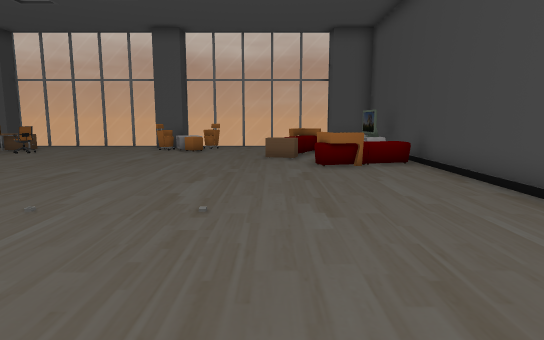
view 1 (above)

16 first-person views from a walk through a 3-D level made in the Unity game engine. The camera is 1.3 m above the floor, tilts 8° down and sees 75° across. Doors are open. The floor is counted in squares, 1 m on a side. Each view is taken from the middle of a square. On the plan, view 1 faces up. The plan holds only what a view shows up to about 15 squares ahead; the rest is blank. The player is left out. Some surface patterns are stand-ins.

view 2
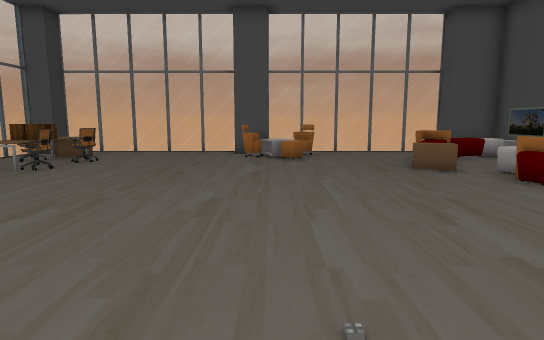

view 3
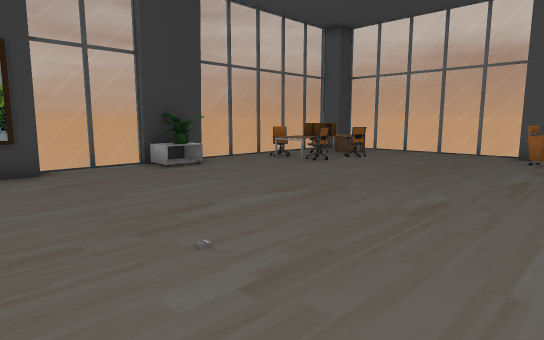

view 4
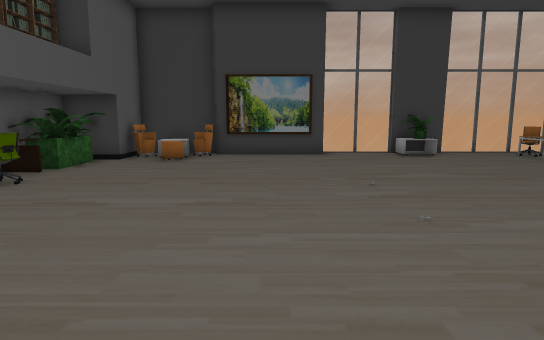

view 5
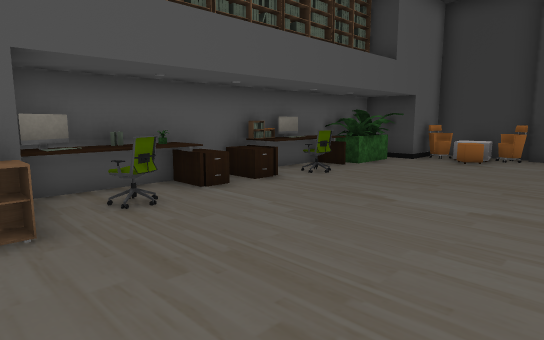

view 6
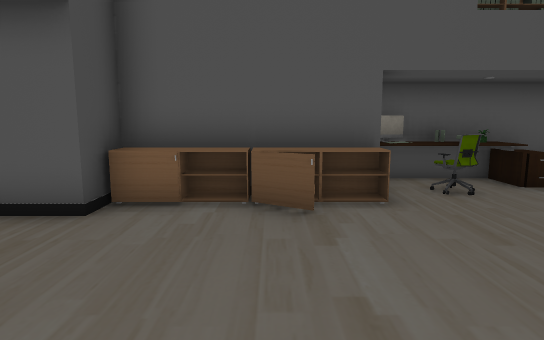

view 7
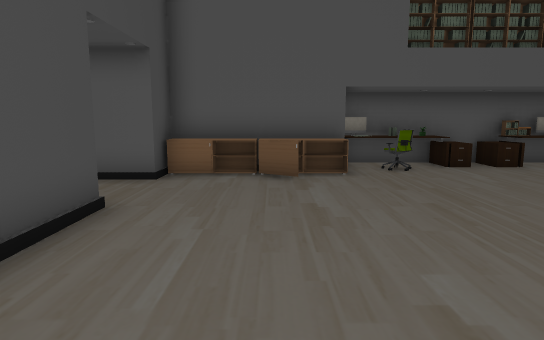

view 8
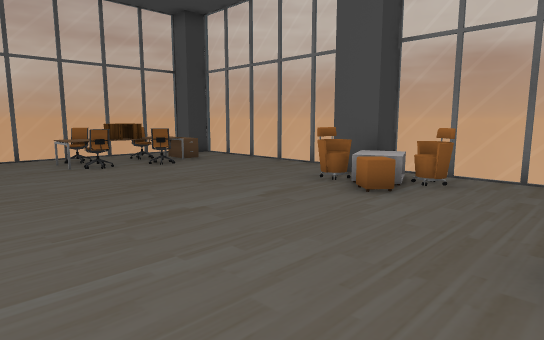

view 9
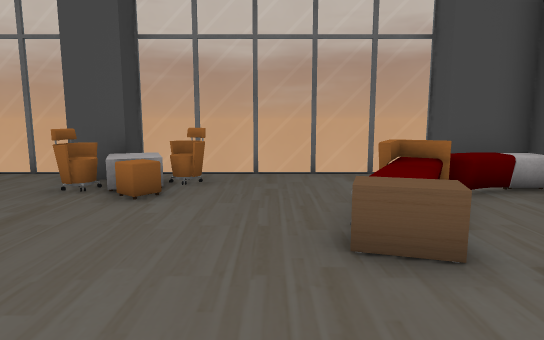

view 10
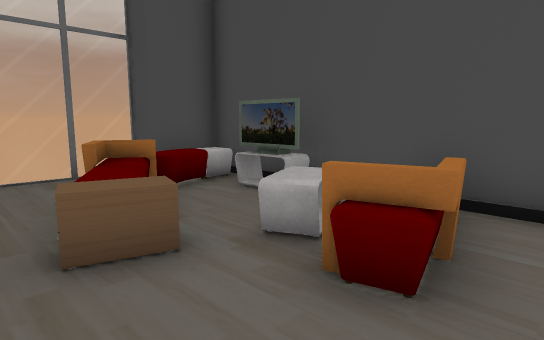

view 11
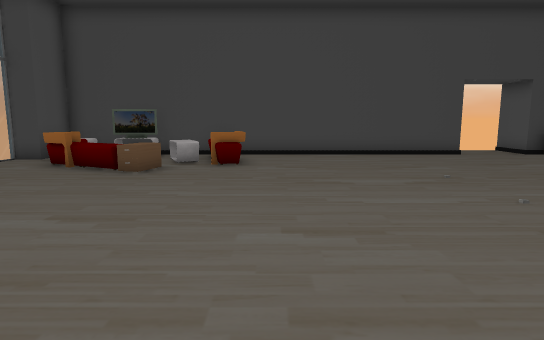

view 12
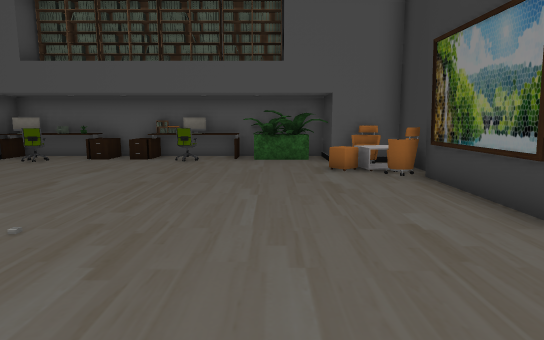

view 13
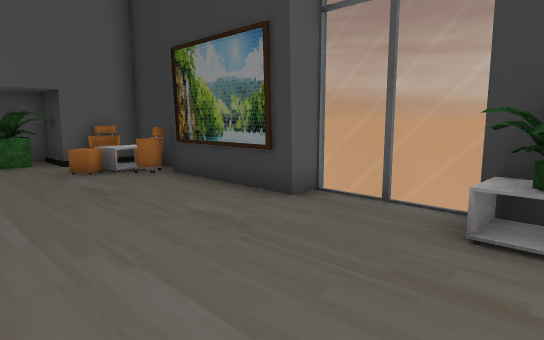

view 14
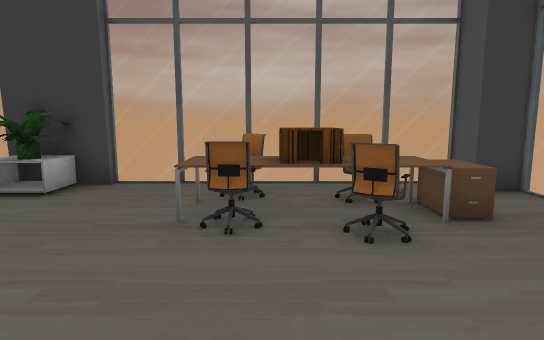

view 15
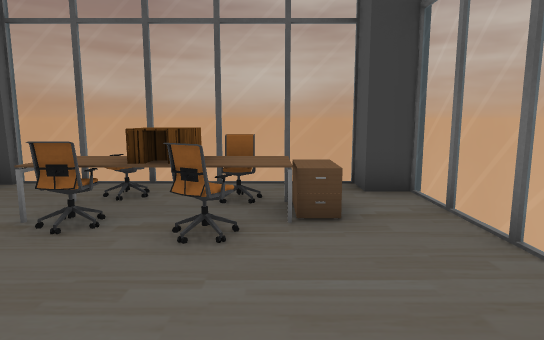

view 16
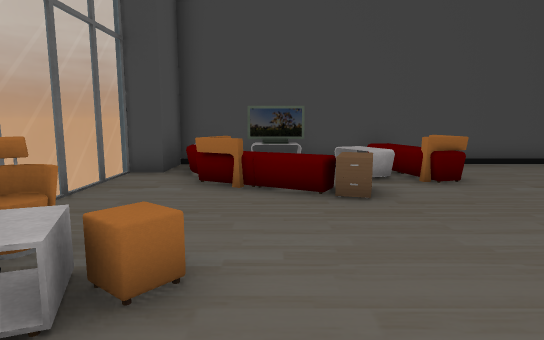

### Floor plan
Points are (right, up) in squares from view 1. A wall is a line through its corners. A room is listed if a view was taken in it or the views show most of it. See-through windows are left out.
Room 1 (views 1, 2, 3, 4, 5, 6, 7, 8, 9, 10, 11, 12, 13, 14, 15, 16)
walls: (-12.5, 5) (-12.5, 0.7); (-13.2, 6.5) (-13.2, 4.9); (-13, 9.7) (-13, 8.4); (0.1, -2.1) (2.5, -2.1); (4.6, 1.8) (4.6, 16.7) (2.8, 16.7) (2.8, 17.5) (-4.2, 17.5) (-4.2, 16.7) (-5.5, 16.7); (-6.8, 17.5) (-12.5, 17.5) (-12.5, 16.7); (-13, 0.9) (-13, -2.1) (-10.9, -2.1) (-10.9, -3.9) (0.1, -3.9) (0.1, -2.9); (4.6, -2.1) (4.6, -0.8); (-13.2, 16.8) (-13.2, 9.6)
ways out: open door at (5.5, 0.5)
objects: other object (-13, 8); other object (-12, -1) to (-11, 1); plant (-12, 8) to (-12, 9); chair (-12, 12) to (-10, 15); other object (-11, 16); plant (-8, -3); computer (-7, -3); chair (-6, -3) to (-6, -2); other object (-5, -3) to (-4, -3); other object (-5, 15) to (-3, 17); other object (-3, -3); other object (-2, -3); other object (-2, -2); computer (-1, -3); chair (-1, -2); other object (0, 12) to (1, 13); other object (1, -2) to (2, -1); other object (1, 10) to (4, 11); other object (1, 14) to (1, 15); other object (2, 11) to (3, 12); other object (2, 15); other object (3, -2) to (4, -1); TV (4, 13) to (4, 15)

Where each view was taken, in squares from view 1:
view 1: 0 up, 0 right, facing up
view 2: 3 up, 4 left, facing up
view 3: 3 up, 3 left, facing up-left
view 4: 3 up, 1 right, facing left
view 5: 3 up, 1 right, facing down-left
view 6: 4 up, 2 right, facing down
view 7: 7 up, 2 right, facing down
view 8: 9 up, 0 right, facing up-left
view 9: 9 up, 1 left, facing up
view 10: 9 up, 1 left, facing up-right
view 11: 9 up, 9 left, facing right
view 12: 9 up, 9 left, facing down
view 13: 9 up, 8 left, facing down-left
view 14: 13 up, 6 left, facing left
view 15: 15 up, 6 left, facing left
view 16: 14 up, 6 left, facing right
